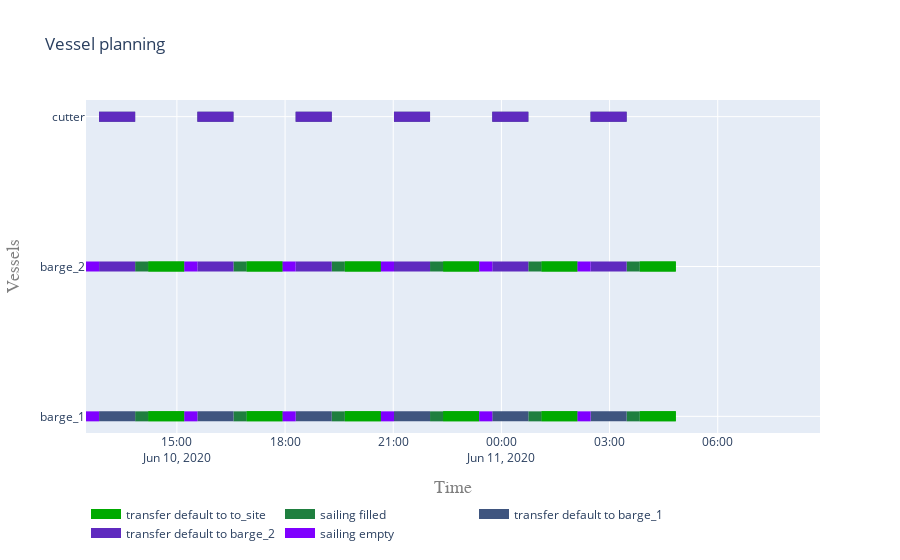

Notebook cell for this chart:
### Code cell
objects = list(sim.simulation_objects["vessels"])
activities = []
for obj in objects:
    print(set(obj.log["Message"]))
    activities.extend(set(obj.log["Message"]))

activities = list(set(activities))

            
C = np.linspace(0,255, len(activities))
colors = {}

for i in range(len(activities)):
    colors[i] = f'rgb({int(C[i]/2)},{int(C[len(C) - 1 - i]/1.5)},{int(C[i])})'

vessel_planning(objects, activities, colors)
